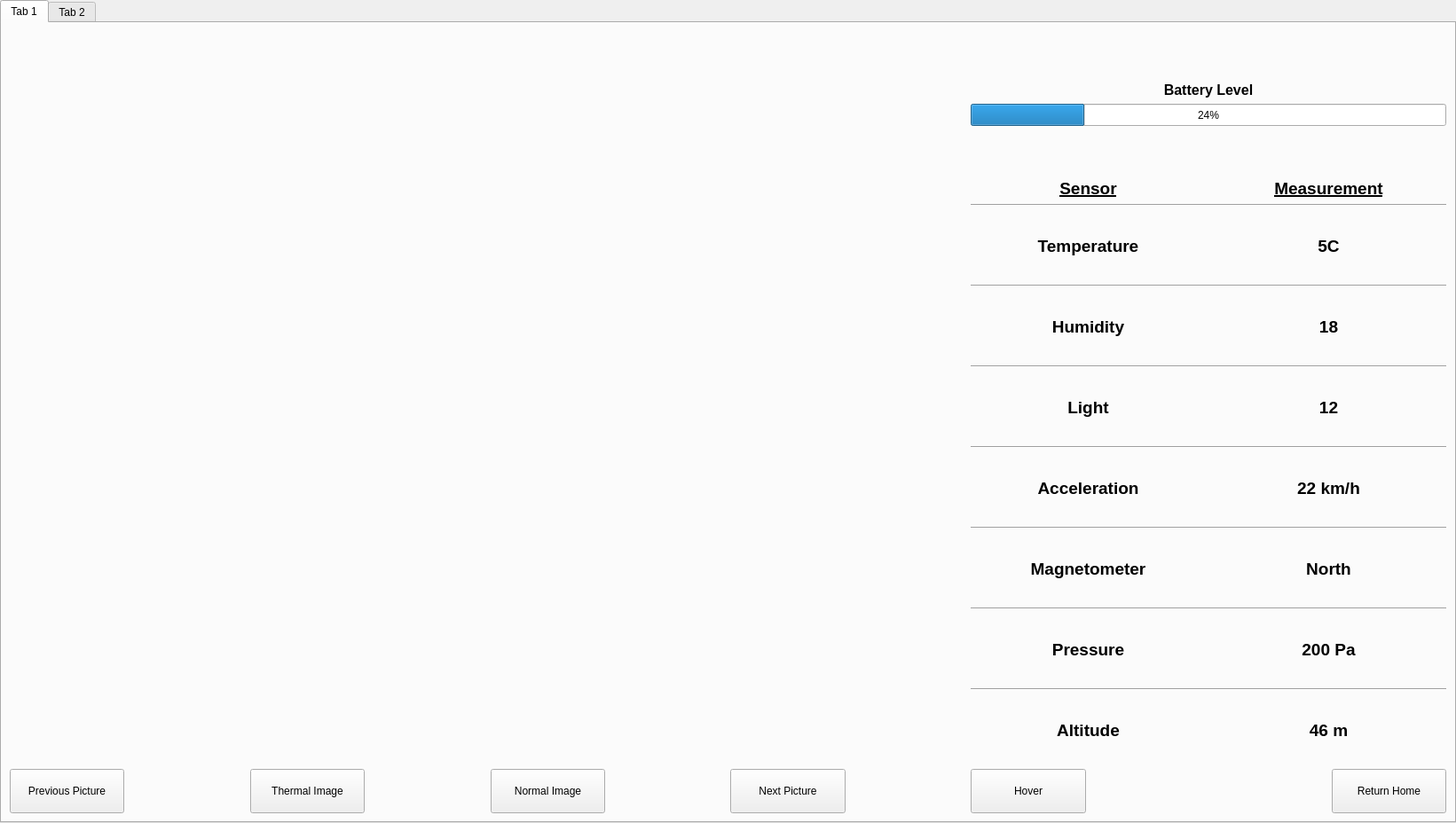
<?xml version="1.0" encoding="UTF-8"?>
<ui version="4.0">
 <class>TabWidget</class>
 <widget class="QTabWidget" name="TabWidget">
  <property name="geometry">
   <rect>
    <x>0</x>
    <y>0</y>
    <width>1641</width>
    <height>928</height>
   </rect>
  </property>
  <property name="windowTitle">
   <string>TabWidget</string>
  </property>
  <property name="currentIndex">
   <number>0</number>
  </property>
  <widget class="QWidget" name="tab">
   <attribute name="title">
    <string>Tab 1</string>
   </attribute>
   <layout class="QGridLayout" name="gridLayout_2">
    <item row="0" column="0">
     <layout class="QGridLayout" name="gridLayout">
      <item row="6" column="10" colspan="2">
       <layout class="QHBoxLayout" name="horizontalLayout_37">
        <item>
         <widget class="QLabel" name="HumRead">
          <property name="font">
           <font>
            <pointsize>14</pointsize>
            <weight>75</weight>
            <bold>true</bold>
           </font>
          </property>
          <property name="text">
           <string>18</string>
          </property>
          <property name="alignment">
           <set>Qt::AlignCenter</set>
          </property>
         </widget>
        </item>
       </layout>
      </item>
      <item row="12" column="10" colspan="2">
       <layout class="QHBoxLayout" name="horizontalLayout_34">
        <item>
         <widget class="QLabel" name="MagnetRead">
          <property name="font">
           <font>
            <pointsize>14</pointsize>
            <weight>75</weight>
            <bold>true</bold>
           </font>
          </property>
          <property name="text">
           <string>North</string>
          </property>
          <property name="alignment">
           <set>Qt::AlignCenter</set>
          </property>
         </widget>
        </item>
       </layout>
      </item>
      <item row="8" column="10" colspan="2">
       <layout class="QHBoxLayout" name="horizontalLayout_36">
        <item>
         <widget class="QLabel" name="LightRead">
          <property name="font">
           <font>
            <pointsize>14</pointsize>
            <weight>75</weight>
            <bold>true</bold>
           </font>
          </property>
          <property name="text">
           <string>12</string>
          </property>
          <property name="alignment">
           <set>Qt::AlignCenter</set>
          </property>
         </widget>
        </item>
       </layout>
      </item>
      <item row="5" column="8" colspan="4">
       <layout class="QHBoxLayout" name="horizontalLayout_41">
        <property name="spacing">
         <number>1</number>
        </property>
        <item>
         <widget class="Line" name="line_2">
          <property name="orientation">
           <enum>Qt::Horizontal</enum>
          </property>
         </widget>
        </item>
       </layout>
      </item>
      <item row="17" column="1">
       <layout class="QHBoxLayout" name="horizontalLayout_16"/>
      </item>
      <item row="17" column="3">
       <layout class="QHBoxLayout" name="horizontalLayout_13"/>
      </item>
      <item row="17" column="4">
       <layout class="QHBoxLayout" name="horizontalLayout_15">
        <item>
         <widget class="QPushButton" name="NormImg">
          <property name="maximumSize">
           <size>
            <width>150</width>
            <height>50</height>
           </size>
          </property>
          <property name="text">
           <string>Normal Image</string>
          </property>
         </widget>
        </item>
       </layout>
      </item>
      <item row="17" column="5">
       <layout class="QHBoxLayout" name="horizontalLayout_17"/>
      </item>
      <item row="1" column="8" colspan="4">
       <layout class="QVBoxLayout" name="verticalLayout">
        <item>
         <widget class="QProgressBar" name="BatteryLevel">
          <property name="minimumSize">
           <size>
            <width>0</width>
            <height>25</height>
           </size>
          </property>
          <property name="maximumSize">
           <size>
            <width>900</width>
            <height>25</height>
           </size>
          </property>
          <property name="value">
           <number>24</number>
          </property>
          <property name="alignment">
           <set>Qt::AlignLeading|Qt::AlignLeft|Qt::AlignVCenter</set>
          </property>
         </widget>
        </item>
       </layout>
      </item>
      <item row="2" column="8" colspan="2">
       <layout class="QHBoxLayout" name="horizontalLayout_2">
        <item>
         <widget class="QLabel" name="label_2">
          <property name="font">
           <font>
            <pointsize>14</pointsize>
            <weight>75</weight>
            <bold>true</bold>
            <underline>true</underline>
           </font>
          </property>
          <property name="text">
           <string>Sensor</string>
          </property>
          <property name="alignment">
           <set>Qt::AlignBottom|Qt::AlignHCenter</set>
          </property>
         </widget>
        </item>
       </layout>
      </item>
      <item row="10" column="8" colspan="2">
       <layout class="QHBoxLayout" name="horizontalLayout_29">
        <item>
         <widget class="QLabel" name="label_7">
          <property name="font">
           <font>
            <pointsize>14</pointsize>
            <weight>75</weight>
            <bold>true</bold>
           </font>
          </property>
          <property name="text">
           <string>Acceleration</string>
          </property>
          <property name="alignment">
           <set>Qt::AlignCenter</set>
          </property>
         </widget>
        </item>
       </layout>
      </item>
      <item row="14" column="8" colspan="2">
       <layout class="QHBoxLayout" name="horizontalLayout_28">
        <item>
         <widget class="QLabel" name="label_9">
          <property name="font">
           <font>
            <pointsize>14</pointsize>
            <weight>75</weight>
            <bold>true</bold>
           </font>
          </property>
          <property name="text">
           <string>Pressure</string>
          </property>
          <property name="alignment">
           <set>Qt::AlignCenter</set>
          </property>
         </widget>
        </item>
       </layout>
      </item>
      <item row="12" column="8" colspan="2">
       <layout class="QHBoxLayout" name="horizontalLayout_11">
        <item>
         <widget class="QLabel" name="label_8">
          <property name="font">
           <font>
            <pointsize>14</pointsize>
            <weight>75</weight>
            <bold>true</bold>
           </font>
          </property>
          <property name="text">
           <string>Magnetometer</string>
          </property>
          <property name="alignment">
           <set>Qt::AlignCenter</set>
          </property>
         </widget>
        </item>
       </layout>
      </item>
      <item row="8" column="8" colspan="2">
       <layout class="QHBoxLayout" name="horizontalLayout_30">
        <item>
         <widget class="QLabel" name="label_6">
          <property name="font">
           <font>
            <pointsize>14</pointsize>
            <weight>75</weight>
            <bold>true</bold>
           </font>
          </property>
          <property name="text">
           <string>Light</string>
          </property>
          <property name="alignment">
           <set>Qt::AlignCenter</set>
          </property>
         </widget>
        </item>
       </layout>
      </item>
      <item row="16" column="8" colspan="2">
       <layout class="QHBoxLayout" name="horizontalLayout_8">
        <item>
         <widget class="QLabel" name="label_10">
          <property name="font">
           <font>
            <pointsize>14</pointsize>
            <weight>75</weight>
            <bold>true</bold>
           </font>
          </property>
          <property name="text">
           <string>Altitude</string>
          </property>
          <property name="alignment">
           <set>Qt::AlignCenter</set>
          </property>
         </widget>
        </item>
       </layout>
      </item>
      <item row="16" column="10" colspan="2">
       <layout class="QHBoxLayout" name="horizontalLayout_12">
        <item>
         <widget class="QLabel" name="AltRead">
          <property name="font">
           <font>
            <pointsize>14</pointsize>
            <weight>75</weight>
            <bold>true</bold>
           </font>
          </property>
          <property name="text">
           <string>46 m</string>
          </property>
          <property name="alignment">
           <set>Qt::AlignCenter</set>
          </property>
         </widget>
        </item>
       </layout>
      </item>
      <item row="6" column="8" colspan="2">
       <layout class="QHBoxLayout" name="horizontalLayout_31">
        <item>
         <widget class="QLabel" name="label_5">
          <property name="font">
           <font>
            <pointsize>14</pointsize>
            <weight>75</weight>
            <bold>true</bold>
           </font>
          </property>
          <property name="text">
           <string>Humidity</string>
          </property>
          <property name="alignment">
           <set>Qt::AlignCenter</set>
          </property>
         </widget>
        </item>
       </layout>
      </item>
      <item row="4" column="8" colspan="2">
       <layout class="QHBoxLayout" name="horizontalLayout_32">
        <item>
         <widget class="QLabel" name="label_4">
          <property name="font">
           <font>
            <pointsize>14</pointsize>
            <weight>75</weight>
            <bold>true</bold>
           </font>
          </property>
          <property name="text">
           <string>Temperature</string>
          </property>
          <property name="alignment">
           <set>Qt::AlignCenter</set>
          </property>
         </widget>
        </item>
       </layout>
      </item>
      <item row="3" column="8" colspan="4">
       <layout class="QHBoxLayout" name="horizontalLayout_39">
        <property name="spacing">
         <number>1</number>
        </property>
        <item>
         <widget class="Line" name="line">
          <property name="orientation">
           <enum>Qt::Horizontal</enum>
          </property>
         </widget>
        </item>
       </layout>
      </item>
      <item row="13" column="8" colspan="4">
       <layout class="QHBoxLayout" name="horizontalLayout_46">
        <item>
         <widget class="Line" name="line_7">
          <property name="orientation">
           <enum>Qt::Horizontal</enum>
          </property>
         </widget>
        </item>
       </layout>
      </item>
      <item row="9" column="8" colspan="4">
       <layout class="QHBoxLayout" name="horizontalLayout_44">
        <item>
         <widget class="Line" name="line_5">
          <property name="orientation">
           <enum>Qt::Horizontal</enum>
          </property>
         </widget>
        </item>
       </layout>
      </item>
      <item row="7" column="8" colspan="4">
       <layout class="QHBoxLayout" name="horizontalLayout_43">
        <item>
         <widget class="Line" name="line_4">
          <property name="orientation">
           <enum>Qt::Horizontal</enum>
          </property>
         </widget>
        </item>
       </layout>
      </item>
      <item row="11" column="8" colspan="4">
       <layout class="QHBoxLayout" name="horizontalLayout_45">
        <item>
         <widget class="Line" name="line_6">
          <property name="orientation">
           <enum>Qt::Horizontal</enum>
          </property>
         </widget>
        </item>
       </layout>
      </item>
      <item row="17" column="10">
       <layout class="QHBoxLayout" name="horizontalLayout_10"/>
      </item>
      <item row="17" column="11">
       <layout class="QHBoxLayout" name="horizontalLayout">
        <item>
         <widget class="QPushButton" name="HomeButton">
          <property name="maximumSize">
           <size>
            <width>150</width>
            <height>50</height>
           </size>
          </property>
          <property name="text">
           <string>Return Home</string>
          </property>
         </widget>
        </item>
       </layout>
      </item>
      <item row="17" column="6">
       <layout class="QHBoxLayout" name="horizontalLayout_4">
        <item>
         <widget class="QPushButton" name="NextPic">
          <property name="maximumSize">
           <size>
            <width>150</width>
            <height>50</height>
           </size>
          </property>
          <property name="text">
           <string>Next Picture</string>
          </property>
         </widget>
        </item>
       </layout>
      </item>
      <item row="17" column="2">
       <layout class="QHBoxLayout" name="horizontalLayout_5">
        <item>
         <widget class="QPushButton" name="ThermImg">
          <property name="maximumSize">
           <size>
            <width>150</width>
            <height>50</height>
           </size>
          </property>
          <property name="text">
           <string>Thermal Image</string>
          </property>
         </widget>
        </item>
       </layout>
      </item>
      <item row="17" column="0">
       <layout class="QHBoxLayout" name="horizontalLayout_6">
        <item>
         <widget class="QPushButton" name="PrevPic">
          <property name="maximumSize">
           <size>
            <width>150</width>
            <height>50</height>
           </size>
          </property>
          <property name="text">
           <string>Previous Picture</string>
          </property>
         </widget>
        </item>
       </layout>
      </item>
      <item row="14" column="10" colspan="2">
       <layout class="QHBoxLayout" name="horizontalLayout_33">
        <item>
         <widget class="QLabel" name="PressRead">
          <property name="font">
           <font>
            <pointsize>14</pointsize>
            <weight>75</weight>
            <bold>true</bold>
           </font>
          </property>
          <property name="text">
           <string>200 Pa</string>
          </property>
          <property name="alignment">
           <set>Qt::AlignCenter</set>
          </property>
         </widget>
        </item>
       </layout>
      </item>
      <item row="0" column="0" rowspan="17" colspan="8">
       <widget class="QLabel" name="image">
        <property name="maximumSize">
         <size>
          <width>900</width>
          <height>850</height>
         </size>
        </property>
        <property name="text">
         <string/>
        </property>
        <property name="pixmap">
         <pixmap>Normal_Image/image(0).jpg</pixmap>
        </property>
        <property name="scaledContents">
         <bool>true</bool>
        </property>
       </widget>
      </item>
      <item row="0" column="8" colspan="4">
       <layout class="QHBoxLayout" name="horizontalLayout_18">
        <item>
         <widget class="QLabel" name="label">
          <property name="font">
           <font>
            <pointsize>12</pointsize>
            <weight>75</weight>
            <bold>true</bold>
           </font>
          </property>
          <property name="text">
           <string>Battery Level</string>
          </property>
          <property name="alignment">
           <set>Qt::AlignBottom|Qt::AlignHCenter</set>
          </property>
         </widget>
        </item>
       </layout>
      </item>
      <item row="4" column="10" colspan="2">
       <layout class="QHBoxLayout" name="horizontalLayout_38">
        <item>
         <widget class="QLabel" name="TempRead">
          <property name="font">
           <font>
            <pointsize>14</pointsize>
            <weight>75</weight>
            <bold>true</bold>
           </font>
          </property>
          <property name="text">
           <string>5C</string>
          </property>
          <property name="alignment">
           <set>Qt::AlignCenter</set>
          </property>
         </widget>
        </item>
       </layout>
      </item>
      <item row="2" column="10" colspan="2">
       <layout class="QHBoxLayout" name="horizontalLayout_3">
        <item>
         <widget class="QLabel" name="label_3">
          <property name="font">
           <font>
            <pointsize>14</pointsize>
            <weight>75</weight>
            <bold>true</bold>
            <underline>true</underline>
           </font>
          </property>
          <property name="text">
           <string>Measurement</string>
          </property>
          <property name="alignment">
           <set>Qt::AlignBottom|Qt::AlignHCenter</set>
          </property>
         </widget>
        </item>
       </layout>
      </item>
      <item row="15" column="8" colspan="4">
       <layout class="QHBoxLayout" name="horizontalLayout_47">
        <item>
         <widget class="Line" name="line_8">
          <property name="orientation">
           <enum>Qt::Horizontal</enum>
          </property>
         </widget>
        </item>
       </layout>
      </item>
      <item row="10" column="10" colspan="2">
       <layout class="QHBoxLayout" name="horizontalLayout_35">
        <item>
         <widget class="QLabel" name="AccelRead">
          <property name="font">
           <font>
            <pointsize>14</pointsize>
            <weight>75</weight>
            <bold>true</bold>
           </font>
          </property>
          <property name="text">
           <string>22 km/h</string>
          </property>
          <property name="alignment">
           <set>Qt::AlignCenter</set>
          </property>
         </widget>
        </item>
       </layout>
      </item>
      <item row="17" column="8">
       <layout class="QHBoxLayout" name="horizontalLayout_7">
        <item>
         <widget class="QPushButton" name="HoverButton">
          <property name="maximumSize">
           <size>
            <width>150</width>
            <height>50</height>
           </size>
          </property>
          <property name="text">
           <string>Hover</string>
          </property>
         </widget>
        </item>
       </layout>
      </item>
     </layout>
    </item>
   </layout>
  </widget>
  <widget class="QWidget" name="tab">
   <attribute name="title">
    <string>Tab 2</string>
   </attribute>
   <widget class="QLabel" name="label_16">
    <property name="geometry">
     <rect>
      <x>490</x>
      <y>250</y>
      <width>47</width>
      <height>13</height>
     </rect>
    </property>
    <property name="text">
     <string>Hello</string>
    </property>
   </widget>
  </widget>
 </widget>
 <resources/>
 <connections/>
</ui>
